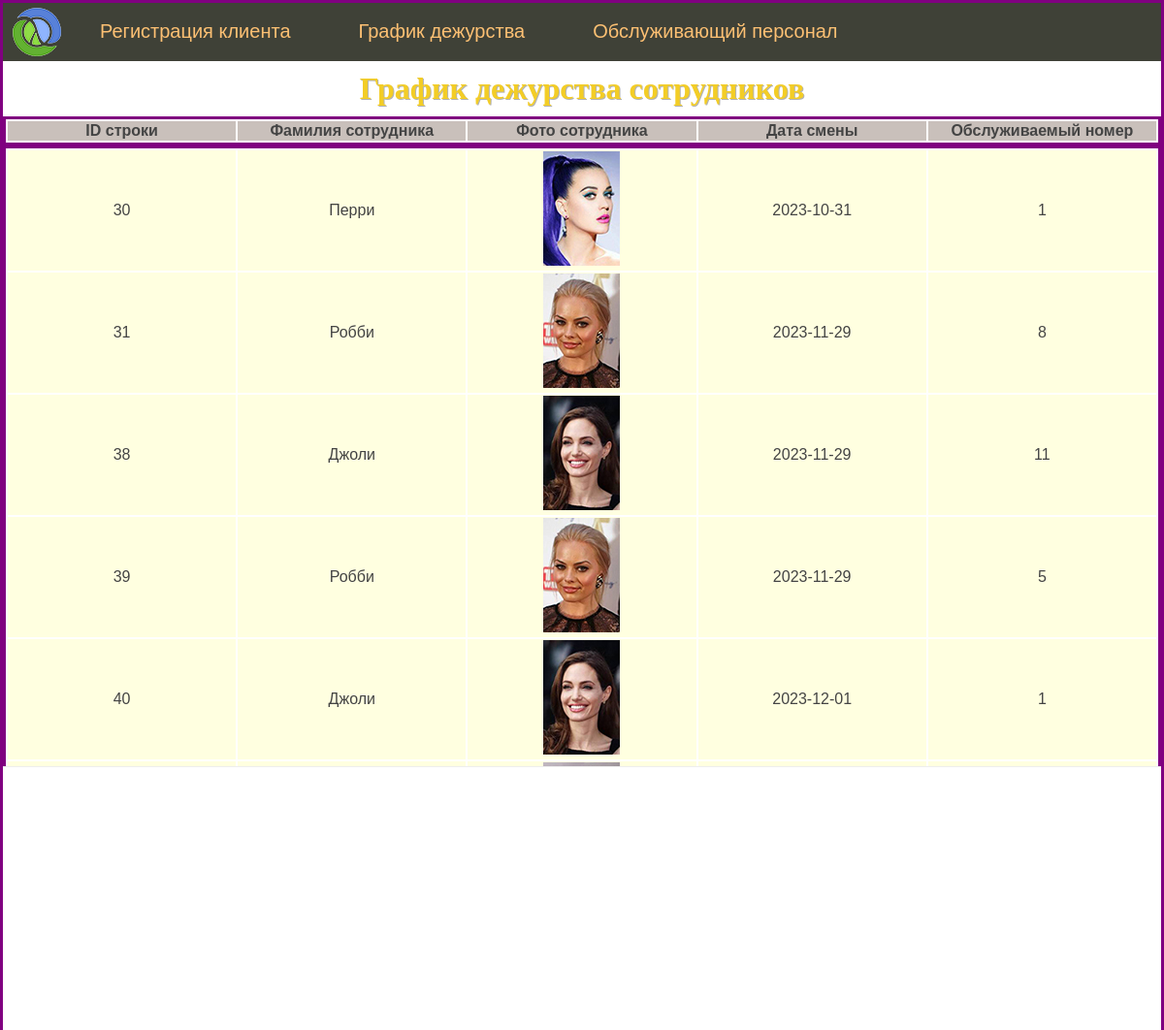
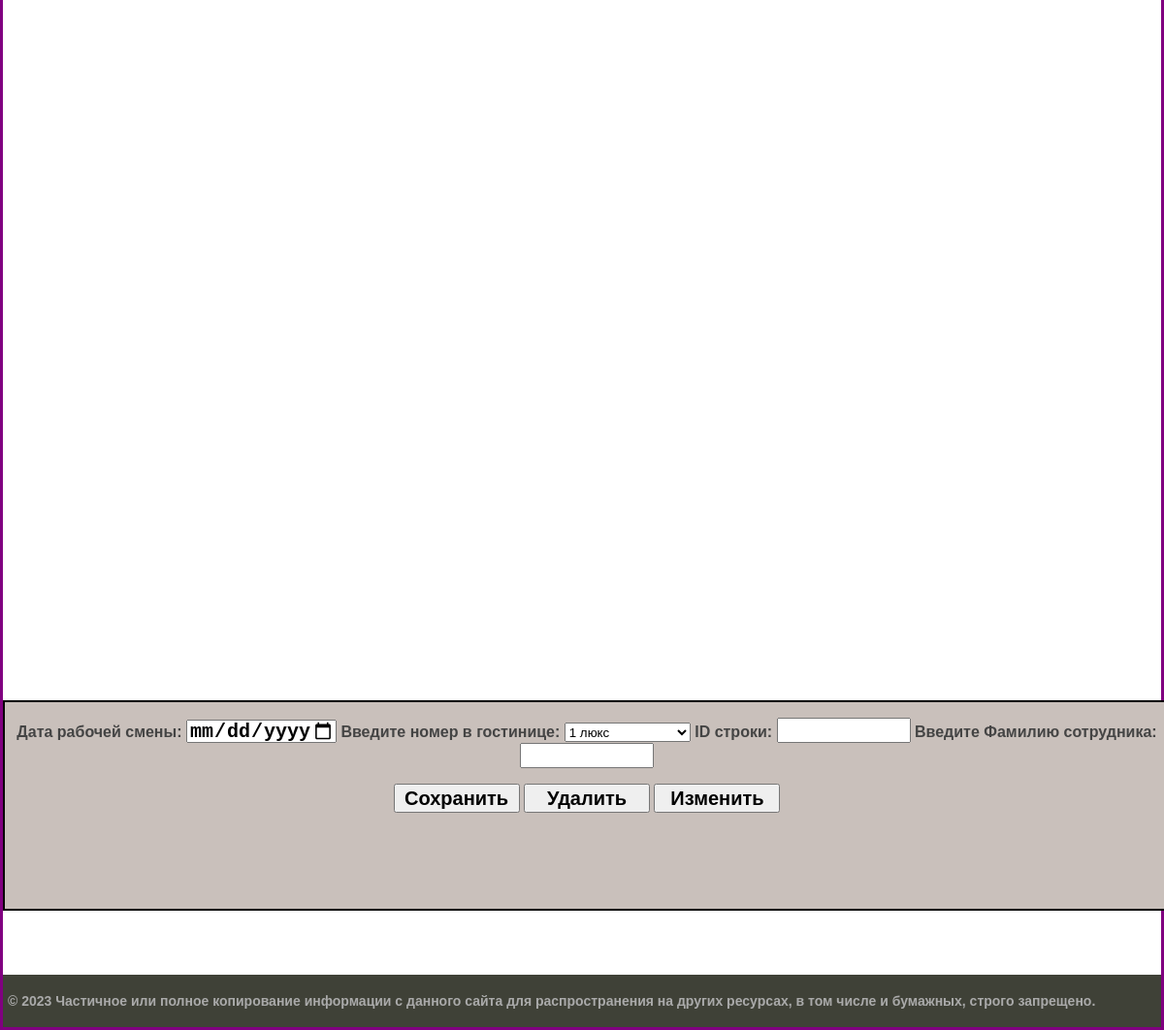
Page /duty_schedule/ on the committed database (2 pictures, top to bottom).
### hotel/models.py (models this page shows)
class Employees(models.Model): # класс описывающий сотрудников
    familleEmp = models.CharField(max_length=20, db_index=True, null=True, verbose_name="Фамилия")  # фамилия
    firstNameEmp = models.CharField(max_length=20, null=True, verbose_name="Имя")  # имя
    lastNameEmp = models.CharField(max_length=20, null=True, verbose_name="Отчество")  # отчество
    cityEmp = models.CharField(max_length=20, null=True, verbose_name="Город проживания")  # город
    streetEmp = models.CharField(max_length=20, null=True, verbose_name="Улица")  # улица
    homeEmp = models.IntegerField(default=0, verbose_name="номер дома")
    apartmentEmp = models.IntegerField(default=0, verbose_name="Номер квартиры")  # номер квартиры
    phone = models.CharField(max_length=11, default=0, verbose_name="Номер телефона")
    photo = models.ImageField(upload_to="photos", default=None,
                              blank=True,null=True,verbose_name='Фото')

### hotel/views.py (the view)
# urls.py: path('duty_schedule/', views.duty_schedule, name='duty_schedule'),
def duty_schedule(request):
    create_duty_schedule(request)
    with connection.cursor() as cursor:
        cursor.execute(
            f'SELECT room_id, familleEmp, photo, number_id, work_day FROM hotel_employees, hotel_roomservice   WHERE '
            f'hotel_employees.id = hotel_roomservice.employees_id ORDER BY work_day'
        )
        rows = []
        for row in cursor.fetchall():
            rows.append({
                'room_id': str(row[0]),
                'familleEmp': str(row[1]),
                'photo': str(row[2]),
                'number_id': str(row[3]),
                'work_day': str(row[4])
            })
    return render(request, 'hotel/duty_schedule.html',
                  {'title': 'График дежурства сотрудников', 'menu': menu, 'rows': rows})

### hotel/templates/hotel/duty_schedule.html (shortened to what this page needs)
{% load static %}
<!DOCTYPE html>
<head>
	<link type="text/css" href="{% static 'hotel/css/styles.css' %}" rel="stylesheet" />
</head>
<body>
<table class="table-page" border=0 cellpadding="0" cellspacing="0">
<tr><td valign=top>
{% block mainmenu %}
		<div class="header">
			<ul id="mainmenu" class="mainmenu">
			<li class="logo"><a href="{% url 'home' %}"><div class="logo"></div></a></li>
{% for m in menu %}
	{% if not forloop.last %}<li>{% else %}<li class="">{% endif %}
		<a href="{% url m.url_name %}">{{m.title}}</a></li>
{% endfor %}
			</ul>
		</div>
{% endblock mainmenu %}
	<div class="outer_s">
		<div class="inner_s">
			<form  action="" method="post">
					<p>Дата рабочей смены:  <input  type="date" name="work_day" style="height:20px; width:150px;"  />
				    Введите номер в гостинице:
					<select id="number" name="number_hotel" style="height:20px; width:130px">
					<option value="1">1 люкс</option>
				</select>
						ID строки: <input type="number" name="room_id" style="height:20px; width:130px">
                Введите Фамилию сотрудника:  <input type="text" name="famille" style="height:20px; width:130px"></p>
                <input type="submit"  name="save" class="" value="Сохранить" style="height:30px; width:130px"/>
				<input type="submit"  name="delete" class="" value="Удалить" style="height:30px; width:130px"/>
                <input type="submit"  name="update" class="" value="Изменить" style="height:30px; width:130px"/>
            </form>
		</div>
	</div>
	<table >
		<caption>График дежурства сотрудников</caption>
	<thead>
	<tr bgcolor="#C9C0BB">
		<th  scope="col">ID строки</th>
        <th  scope="col">Фамилия сотрудника</th>
        <th  scope="col">Фото сотрудника</th>
        <th  scope="col">Дата смены</th>
        <th  scope="col">Обслуживаемый номер</th>
    </tr>
    </thead>
	</table>
	<div class="scroll-table-body">
		<table>
            <tbody>
            	{% for v in rows %}
                	<tr bgcolor="#FFFFE0">
	             	<td>{{v.room_id}}</td>
                    <td scope="row">{{v.familleEmp}}</td>
                    <td><img  class="img-article-left-thumb" src="/media/{{v.photo}}"></td>
                    <td>{{v.work_day}}</td>
                    <td>{{v.number_id}}</td>
                    </tr>
	            {% endfor %}
            </tbody>
		</table>
	</div>
<tr><td valign=top>
	<div id="footer">
		<p>&copy; 2023 Частичное или полное копирование информации с данного сайта для распространения на других ресурсах, в том числе и бумажных, строго запрещено.</p>
	</div>
</td></tr></table>
</body>
</html>

### hotel/static/hotel/css/styles.css (style rules this page uses)
html, body { font-family: 'Arial'; margin: 0; padding: 0; height: 100%; width: 100%; color: #444; }
a { color: #0059b2; text-decoration: none; }
img { max-width: 600px; height: auto; }
.table-page { width: 100%; height: 100%; vertical-align: top; }
.table-page tr { height: 100%; }
.header { background: #3F4137; height: 60px; }
.logo { background: url('../images/logo.png') no-repeat 10px 5px; width: 70px; height: 60px; }
ul.mainmenu { list-style: none; margin: 0; padding: 0; height: 60px; color: #fdc073; font-size: 20px; overflow: hidden; }
ul.mainmenu li { float: left; margin: 18px 40px 0 30px; }
ul.mainmenu li.logo { margin: 0; }
ul.mainmenu li a { color: #fdc073; text-decoration: none; }
#footer { box-sizing: border-box; background: #3F4137; padding: 5px; color: #aaa; font-size: 14px; font-family: Verdana, Geneva, Arial, Helvetica; text-align: left; overflow: hidden; }
input { font-weight: bold; font-size: 20px; width: 60%; }
p { font-weight: bold; }
.outer_s { position: absolute; top: 84%; width: 100%; height: 10%; border: 2px solid black; background-color: #C9C0BB }
.inner_s { position: absolute; display: inline-block; text-align: center; left: 0px; right: 0px top: 40px; width: 100%; height: 60%; background-color: #C9C0BB }
table { position absolute left: 0% }
table { table-layout: fixed; width: 100%; height: 50% border-collapse: collapse; border: 3px solid purple; }
caption { color:#FAEBD7 }
caption { font-family: annabelle, cursive; font-weight: bold; font-size: 2em; padding: 10px; color: #F3CD26; text-shadow: 1px 1px 0 rgba(0,0,0,.3); }
.scroll-table-body { height: 640px; overflow-x: auto; margin-top: 0px; margin-bottom: 20px; border-bottom: 1px solid #eee; }
td { text-align: center; }

### rows in the picture
Employees: room_id "30", familleEmp "Перри", shows a picture, work_day "2023-10-31", number_id "1"
Employees: room_id "31", familleEmp "Робби", shows a picture, work_day "2023-11-29", number_id "8", room_id "39", number_id "5"
Employees: room_id "38", familleEmp "Джоли", shows a picture, work_day "2023-11-29", number_id "11", room_id "40", work_day "2023-12-01", number_id "1"

### other values in the picture
{{ m.title }} "Регистрация клиента" "График дежурства" "Обслуживающий персонал"
